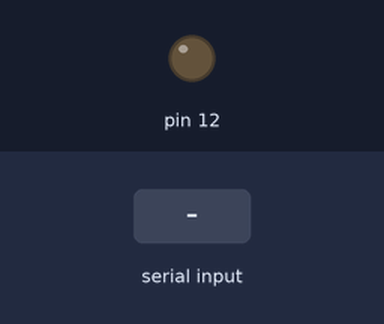
A sketch run on a simulated Arduino Uno, built with avr-gcc and run on an emulated ATmega328P. Parts: output pins drawn as LEDs (lit = HIGH). The inputs (shaded band) are chosen by the test bench. What the sketch prints to the serial monitor is not drawn.

Above: at 1.2 s.
1.3 s: "1" received over Serial
2.9 s: "2" received over Serial
Timing chart, 0 to 5.9 s (numbered marks = the images above; inputs shaded):
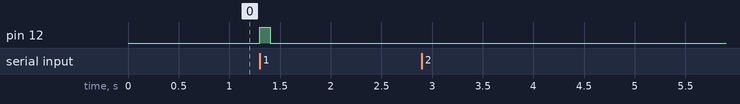

Measured:
- after the input at 1.3 s, pin 12: LOW → HIGH at once, → LOW 0.10 s later
- after the input at 2.9 s, every drawn part: stays the same

The sketch:

Arduino.ino
```cpp
int incomingByte = 0;   // for incoming serial data
int data = 0;

void setup() {
        Serial.begin(9600); // opens serial port, sets data rate to 9600 bps
        pinMode(12, OUTPUT);
        Serial.println("Starting...");
        Serial.println("Send a string of binary digits");
}

// main section
void loop() {

        // send data only when you receive data:
        if (Serial.available() > 0) {
                // read the incoming byte:
                incomingByte = Serial.read();
                data = 1;

                if (incomingByte == 48) { // if it recevies a 0
                  digitalWrite(12, LOW); //turn off the magnet
                  Serial.print("0");
                  delay(100);
                }else if (incomingByte == 49) { //if it recieves a 1
                  digitalWrite(12, HIGH); //turn on the magnet
                  Serial.print("1");
                  delay(100);
                }else{
                  Serial.print("?");
                }
        //clean things up
        }else{
          if (data == 1){
            digitalWrite(12, LOW);
            Serial.println("");
            data = 0;
          }
        }
}
```
